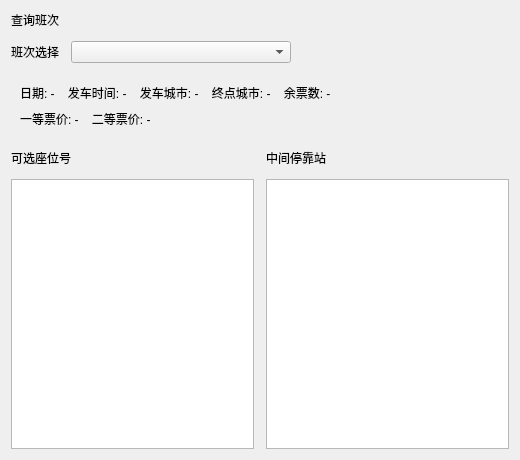
<?xml version="1.0" encoding="UTF-8"?>
<ui version="4.0">
 <class>QueryPage</class>
 <widget class="QWidget" name="QueryPage">
  <property name="geometry">
   <rect>
    <x>0</x>
    <y>0</y>
    <width>520</width>
    <height>460</height>
   </rect>
  </property>
  <layout class="QVBoxLayout" name="rootLayout">
   <property name="spacing">
    <number>12</number>
   </property>
   <item>
    <widget class="QLabel" name="panelTitle">
     <property name="text">
      <string>查询班次</string>
     </property>
    </widget>
   </item>
   <item>
    <layout class="QHBoxLayout" name="topLayout">
     <item>
      <widget class="QLabel" name="labelTrain">
       <property name="text">
        <string>班次选择</string>
       </property>
      </widget>
     </item>
     <item>
      <widget class="QComboBox" name="comboTrain">
       <property name="minimumSize">
        <size>
         <width>220</width>
         <height>0</height>
        </size>
       </property>
      </widget>
     </item>
     <item>
      <spacer name="horizontalSpacer">
       <property name="orientation">
        <enum>Qt::Horizontal</enum>
       </property>
       <property name="sizeHint" stdset="0">
        <size>
         <width>40</width>
         <height>20</height>
        </size>
       </property>
      </spacer>
     </item>
    </layout>
   </item>
   <item>
    <widget class="QFrame" name="infoCard">
     <property name="objectName">
      <string>infoCard</string>
     </property>
     <layout class="QVBoxLayout" name="cardLayout">
      <property name="spacing">
       <number>8</number>
      </property>
      <item>
       <widget class="QLabel" name="infoLabel">
        <property name="text">
         <string>日期: -    发车时间: -    发车城市: -    终点城市: -    余票数: -</string>
        </property>
       </widget>
      </item>
      <item>
       <widget class="QLabel" name="priceLabel">
        <property name="text">
         <string>一等票价: -    二等票价: -</string>
        </property>
       </widget>
      </item>
     </layout>
    </widget>
   </item>
   <item>
    <layout class="QHBoxLayout" name="listsLayout">
     <item>
      <layout class="QVBoxLayout" name="seatLayout">
       <item>
        <widget class="QLabel" name="labelSeats">
         <property name="text">
          <string>可选座位号</string>
         </property>
        </widget>
       </item>
       <item>
        <widget class="QListWidget" name="seatList"/>
       </item>
      </layout>
     </item>
     <item>
      <layout class="QVBoxLayout" name="stopLayout">
       <item>
        <widget class="QLabel" name="labelStops">
         <property name="text">
          <string>中间停靠站</string>
         </property>
        </widget>
       </item>
       <item>
        <widget class="QListWidget" name="stopList"/>
       </item>
      </layout>
     </item>
    </layout>
   </item>
  </layout>
 </widget>
 <resources/>
 <connections/>
</ui>
